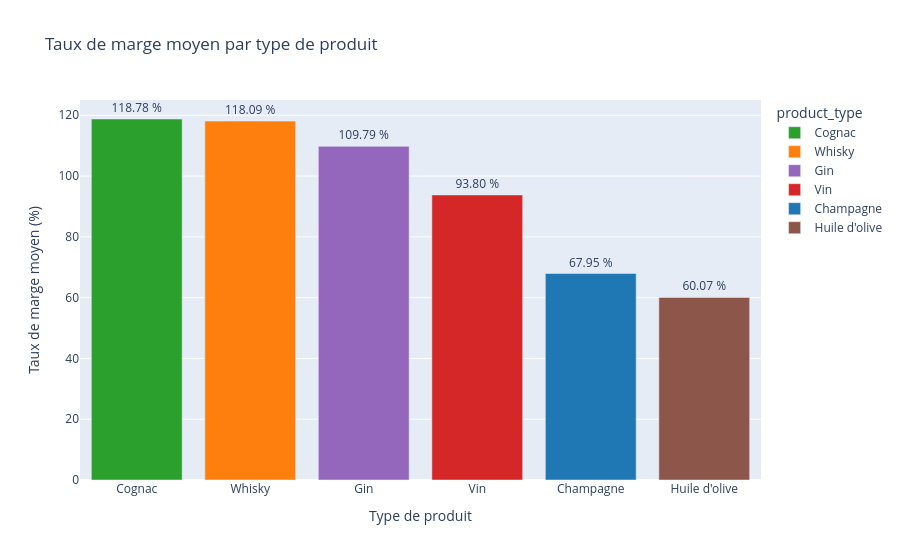

Notebook code for this chart:
### Code cell
#Création d'un dataframe avec le taux de marge moyen par type de produit
df_taux_marge_type = df_marge_positive.groupby("product_type", dropna=False)["taux_marge"].mean().reset_index().sort_values(by="taux_marge", ascending=False)
df_taux_marge_type["taux_marge_pct"] = df_taux_marge_type["taux_marge"] * 100
display(df_taux_marge_type)

# Affichage dans un graphique du taux de marge par type de produit
fig = px.bar(
    df_taux_marge_type,
    x="product_type",
    y="taux_marge_pct",
    text="taux_marge_pct",
    title="Taux de marge moyen par type de produit",
    color="product_type",
    color_discrete_map=couleurs_types
)

fig.update_traces(
    texttemplate="%{text:.2f} %",
    textposition="outside"
)

fig.update_layout(
    xaxis_title="Type de produit",
    yaxis_title="Taux de marge moyen (%)"
)

fig.show()

### Figure 1 — Plotly figure (JSON) as saved in the notebook; plotly's stock layout.template omitted (floating-point values rounded to 4 significant figures)
{"data": [{"hovertemplate": "product_type=%{x}<br>taux_marge_pct=%{text}<extra></extra>", "legendgroup": "Cognac", "marker": {"color": "#2ca02c", "pattern": {"shape": ""}}, "name": "Cognac", "orientation": "v", "showlegend": true, "text": [118.8], "textposition": "outside", "texttemplate": "%{text:.2f} %", "type": "bar", "x": ["Cognac"], "xaxis": "x", "y": [118.8], "yaxis": "y"}, {"hovertemplate": "product_type=%{x}<br>taux_marge_pct=%{text}<extra></extra>", "legendgroup": "Whisky", "marker": {"color": "#ff7f0e", "pattern": {"shape": ""}}, "name": "Whisky", "orientation": "v", "showlegend": true, "text": [118.1], "textposition": "outside", "texttemplate": "%{text:.2f} %", "type": "bar", "x": ["Whisky"], "xaxis": "x", "y": [118.1], "yaxis": "y"}, {"hovertemplate": "product_type=%{x}<br>taux_marge_pct=%{text}<extra></extra>", "legendgroup": "Gin", "marker": {"color": "#9467bd", "pattern": {"shape": ""}}, "name": "Gin", "orientation": "v", "showlegend": true, "text": [109.8], "textposition": "outside", "texttemplate": "%{text:.2f} %", "type": "bar", "x": ["Gin"], "xaxis": "x", "y": [109.8], "yaxis": "y"}, {"hovertemplate": "product_type=%{x}<br>taux_marge_pct=%{text}<extra></extra>", "legendgroup": "Vin", "marker": {"color": "#d62728", "pattern": {"shape": ""}}, "name": "Vin", "orientation": "v", "showlegend": true, "text": [93.8], "textposition": "outside", "texttemplate": "%{text:.2f} %", "type": "bar", "x": ["Vin"], "xaxis": "x", "y": [93.8], "yaxis": "y"}, {"hovertemplate": "product_type=%{x}<br>taux_marge_pct=%{text}<extra></extra>", "legendgroup": "Champagne", "marker": {"color": "#1f77b4", "pattern": {"shape": ""}}, "name": "Champagne", "orientation": "v", "showlegend": true, "text": [67.95], "textposition": "outside", "texttemplate": "%{text:.2f} %", "type": "bar", "x": ["Champagne"], "xaxis": "x", "y": [67.95], "yaxis": "y"}, {"hovertemplate": "product_type=%{x}<br>taux_marge_pct=%{text}<extra></extra>", "legendgroup": "Huile d'olive", "marker": {"color": "#8c564b", "pattern": {"shape": ""}}, "name": "Huile d'olive", "orientation": "v", "showlegend": true, "text": [60.07], "textposition": "outside", "texttemplate": "%{text:.2f} %", "type": "bar", "x": ["Huile d'olive"], "xaxis": "x", "y": [60.07], "yaxis": "y"}], "layout": {"barmode": "relative", "legend": {"title": {"text": "product_type"}, "tracegroupgap": 0}, "title": {"text": "Taux de marge moyen par type de produit"}, "xaxis": {"anchor": "y", "categoryarray": ["Cognac", "Whisky", "Gin", "Vin", null, "Champagne", "Huile d'olive"], "categoryorder": "array", "domain": [0, 1], "title": {"text": "Type de produit"}}, "yaxis": {"anchor": "x", "domain": [0, 1], "title": {"text": "Taux de marge moyen (%)"}}}}
